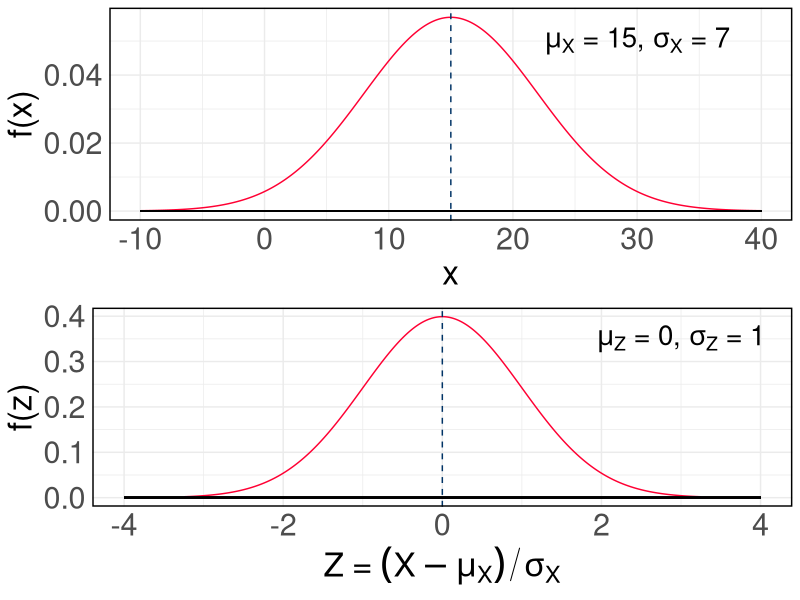
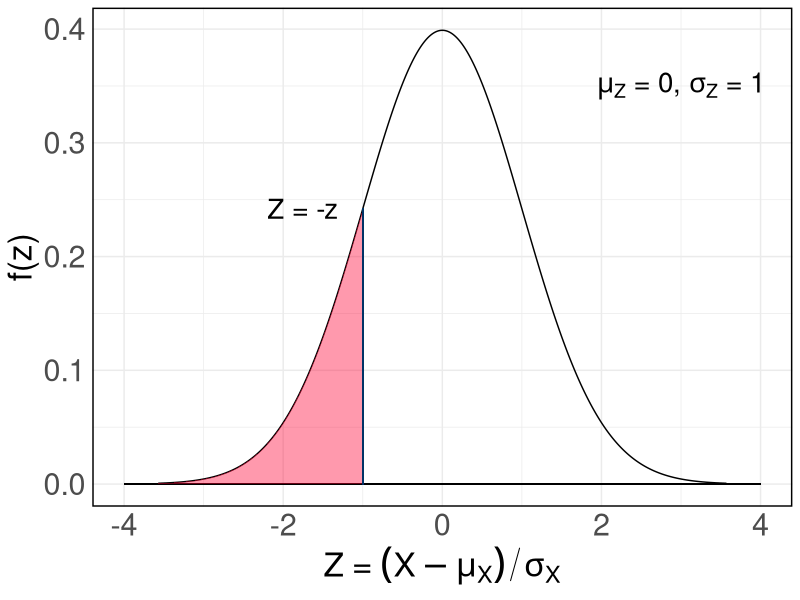
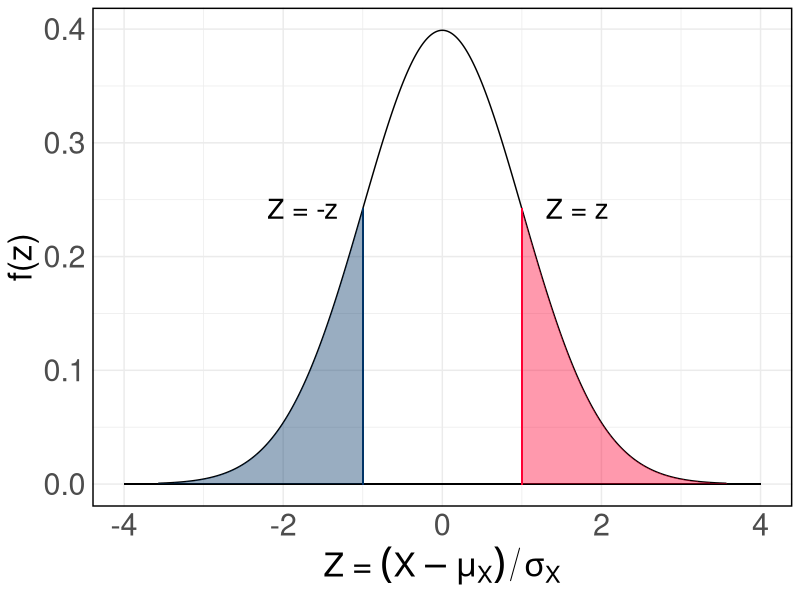
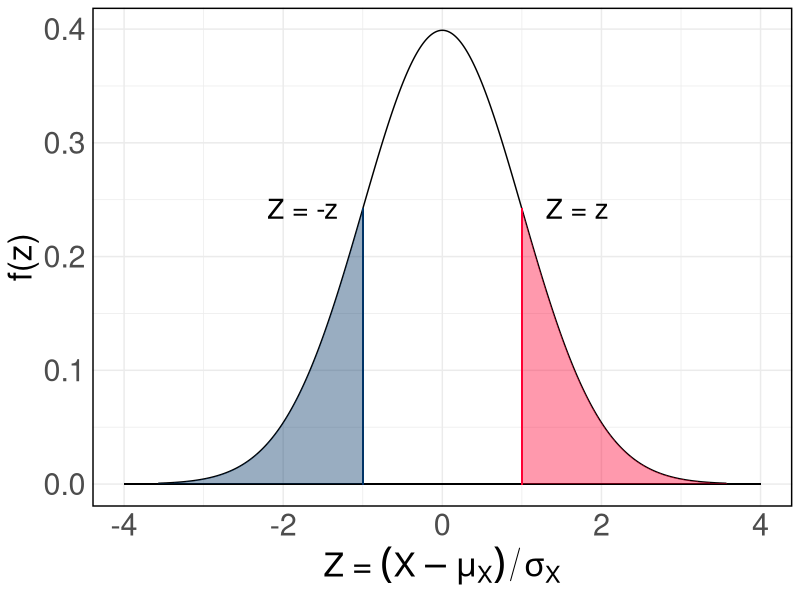
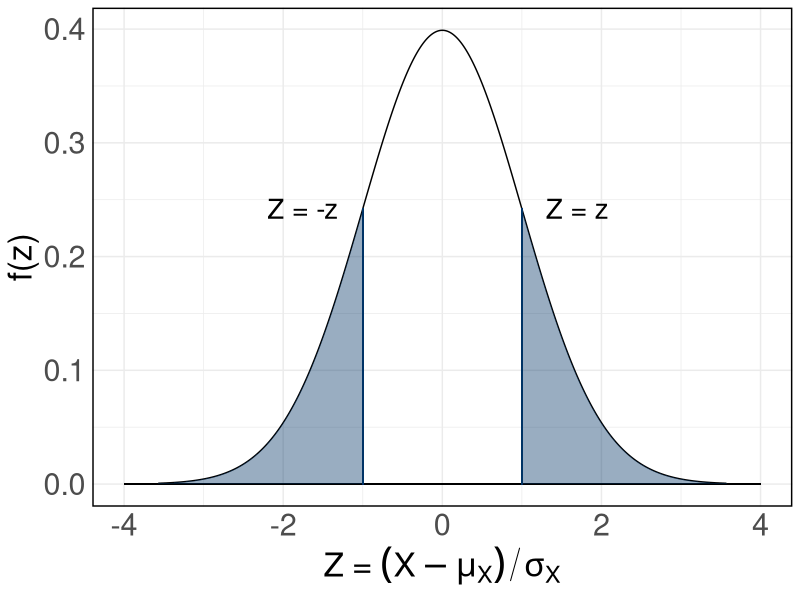
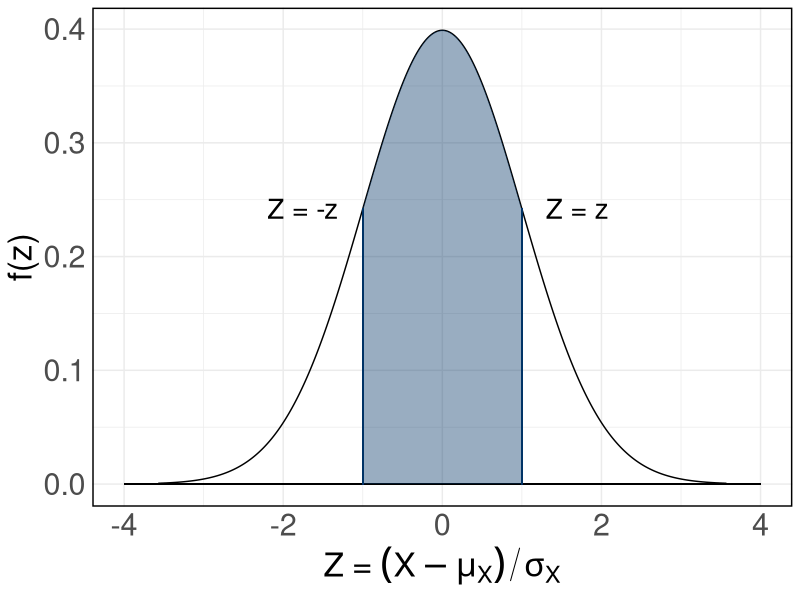
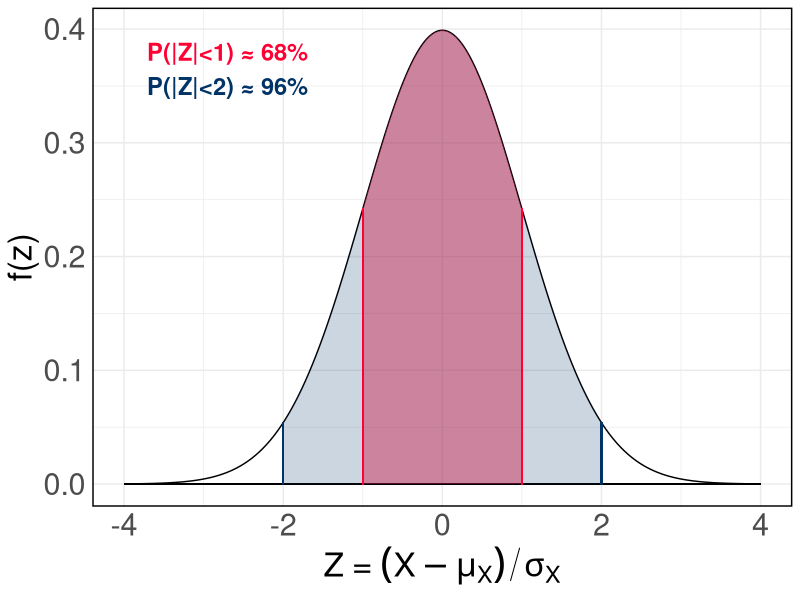
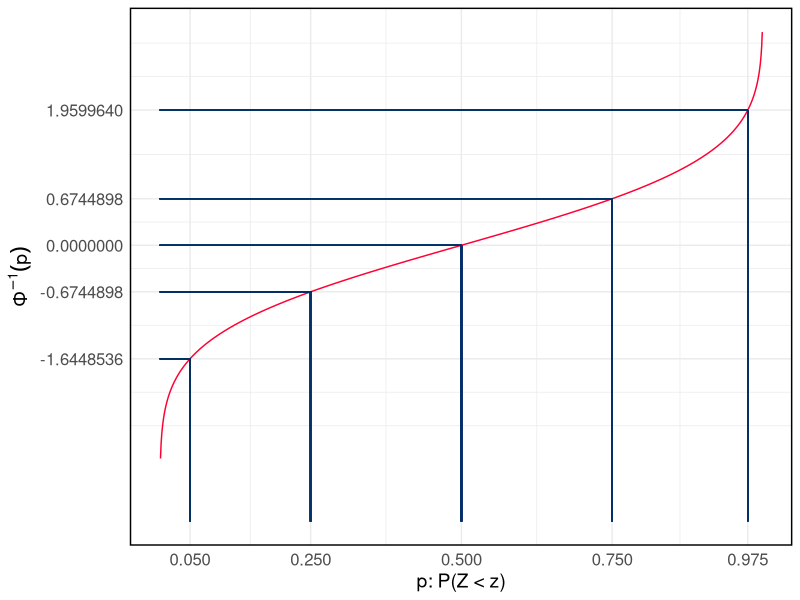

These figures' R source, in order:
## ---- chunk 1
library(ggplot2)
library(gridExtra)

# Data preparation
x <- seq(-10, 40, length.out=1000)
y <- dnorm(x, mean=15, sd=7)

data <- data.frame(x, y)

# Standardization
zz <- (x - 15) / 7
y_standard <- dnorm(zz, mean=0, sd=1)

data_standard <- data.frame(zz, y_standard)

# Original distribution plot
p1 <- ggplot(data, aes(x, y)) +
  geom_line(color = "#FF0033") +
  geom_segment(aes(x = -10, y = 0, xend = 40, yend = 0), color = "black") +
  geom_vline(aes(xintercept=15), color="#003366", linetype="dashed") +
  annotate("text", x = 30, y = 0.05, label = expression(paste(mu[X], " = 15, ", sigma[X], " = 7")), size = 7) +
  labs(x="x", y="f(x)") +
   theme_minimal() +
  theme(
    axis.text.y = element_text(size = 22),
    axis.text.x = element_text(size = 22),
    axis.title.y = element_text(size = 24),
    axis.title.x = element_text(size = 24),
    panel.border = element_rect(color = "black", fill = NA, linewidth = 1)
  )

# Standardized distribution plot
p2 <- ggplot(data_standard, aes(zz, y_standard)) +
  geom_line(color = "#FF0033") +
  geom_segment(aes(x = -4, y = 0, xend = 4, yend = 0), color = "black") +
  geom_vline(aes(xintercept=0), color="#003366", linetype="dashed") +
  annotate("text", x = 3, y = 0.35, label = expression(paste(mu[Z], " = 0, ", sigma[Z], " = 1")), size = 7) +
  labs(x=expression(paste("Z = ",(X-mu[X])/sigma[X])), y="f(z)") +
  theme_minimal() +
  theme(
    axis.text.y = element_text(size = 22),
    axis.text.x = element_text(size = 22),
    axis.title.y = element_text(size = 24),
    axis.title.x = element_text(size = 24),
    panel.border = element_rect(color = "black", fill = NA, linewidth = 1)
  )

# Combine both plots
grid.arrange(p1, p2, ncol=1)

## ---- chunk 2

# Standardized distribution plot
z=-1
p2 <- ggplot(data_standard, aes(zz, y_standard)) +
  geom_line() +
  geom_segment(aes(x = -4, y = 0, xend = 4, yend = 0), color = "black") +
  geom_area(aes(x = ifelse(zz <= z, zz, NA)), fill = "#FF0033", alpha = 0.4) +  # Left of mean
  geom_segment(aes(x = z, y = 0, xend = z, yend = dnorm(-z, mean=0, sd=1)), color = "#003366") +
  annotate("text", x = z - 1.2, y = dnorm(z, mean=0, sd=1) , label = "Z = -z", hjust = 0, size = 7) +
  annotate("text", x = 3, y = 0.35, label = expression(paste(mu[Z], " = 0, ", sigma[Z], " = 1")), size = 7) +
  labs(x=expression(paste("Z = ",(X-mu[X])/sigma[X])), y="f(z)") +
  theme_minimal() +
  theme(
    axis.text.y = element_text(size = 22),
    axis.text.x = element_text(size = 22),
    axis.title.y = element_text(size = 24),
    axis.title.x = element_text(size = 24),
    panel.border = element_rect(color = "black", fill = NA, linewidth = 1)
  )

# Display the plot
print(p2)
## ---- chunk 3
pnorm(-1)
## ---- chunk 4

# Standardized distribution plot

z=1
p2 <- ggplot(data_standard, aes(zz, y_standard)) +
  geom_line() +
  geom_segment(aes(x = -4, y = 0, xend = 4, yend = 0), color = "black") +
  geom_area(aes(x = ifelse(zz <= -z, zz, NA)), fill = "#003366", alpha = 0.4) +  # Left of mean
  geom_segment(aes(x = z, y = 0, xend = z, yend = dnorm(-z, mean=0, sd=1)), color = "#FF0033") +
  annotate("text", x = z + 0.3, y = dnorm(z, mean=0, sd=1) , label = "Z = z", hjust = 0, size = 7) +
  geom_area(aes(x = ifelse(zz >= z, zz, NA)), fill = "#FF0033", alpha = 0.4) +  # Left of mean
  geom_segment(aes(x = -z, y = 0, xend = -z, yend = dnorm(-z, mean=0, sd=1)), color = "#003366") +
    annotate("text", x = -z - 1.2, y = dnorm(-z, mean=0, sd=1) , label = "Z = -z", hjust = 0, size = 7) +
    labs(x=expression(paste("Z = ",(X-mu[X])/sigma[X])), y="f(z)") +
  theme_minimal() +
  theme(
    axis.text.y = element_text(size = 22),
    axis.text.x = element_text(size = 22),
    axis.title.y = element_text(size = 24),
    axis.title.x = element_text(size = 24),
    panel.border = element_rect(color = "black", fill = NA, linewidth = 1)
  )

# Display the plot
print(p2)
## ---- chunk 5

# Standardized distribution plot

z=1
p2 <- ggplot(data_standard, aes(zz, y_standard)) +
  geom_line() +
  geom_segment(aes(x = -4, y = 0, xend = 4, yend = 0), color = "black") +
  geom_area(aes(x = ifelse(zz <= -z, zz, NA)), fill = "#003366", alpha = 0.4) +  # Left of mean
  geom_segment(aes(x = z, y = 0, xend = z, yend = dnorm(-z, mean=0, sd=1)), color = "#FF0033") +
  annotate("text", x = z + 0.3, y = dnorm(z, mean=0, sd=1) , label = "Z = z", hjust = 0, size = 7) +
  geom_area(aes(x = ifelse(zz >= z, zz, NA)), fill = "#FF0033", alpha = 0.4) +  # Left of mean
  geom_segment(aes(x = -z, y = 0, xend = -z, yend = dnorm(-z, mean=0, sd=1)), color = "#003366") +
    annotate("text", x = -z - 1.2, y = dnorm(-z, mean=0, sd=1) , label = "Z = -z", hjust = 0, size = 7) +
    labs(x=expression(paste("Z = ",(X-mu[X])/sigma[X])), y="f(z)") +
  theme_minimal() +
  theme(
    axis.text.y = element_text(size = 22),
    axis.text.x = element_text(size = 22),
    axis.title.y = element_text(size = 24),
    axis.title.x = element_text(size = 24),
    panel.border = element_rect(color = "black", fill = NA, linewidth = 1)
  )

# Display the plot
print(p2)
## ---- chunk 6
pnorm(-1)
## ---- chunk 7
1- pnorm(q=1)
## ---- chunk 8

# Standardized distribution plot

z=1
p2 <- ggplot(data_standard, aes(zz, y_standard)) +
  geom_line() +
  geom_segment(aes(x = -4, y = 0, xend = 4, yend = 0), color = "black") +
  geom_area(aes(x = ifelse(zz <= -z, zz, NA)), fill = "#003366", alpha = 0.4) +  # Left of mean
  geom_segment(aes(x = z, y = 0, xend = z, yend = dnorm(-z, mean=0, sd=1)), color = "#003366") +
  annotate("text", x = z + 0.3, y = dnorm(z, mean=0, sd=1) , label = "Z = z", hjust = 0, size = 7) +
  geom_area(aes(x = ifelse(zz >= z, zz, NA)), fill = "#003366", alpha = 0.4) +  # Left of mean
  geom_segment(aes(x = -z, y = 0, xend = -z, yend = dnorm(-z, mean=0, sd=1)), color = "#003366") +
    annotate("text", x = -z - 1.2, y = dnorm(-z, mean=0, sd=1) , label = "Z = -z", hjust = 0, size = 7) +
    labs(x=expression(paste("Z = ",(X-mu[X])/sigma[X])), y="f(z)") +
  theme_minimal() +
  theme(
    axis.text.y = element_text(size = 22),
    axis.text.x = element_text(size = 22),
    axis.title.y = element_text(size = 24),
    axis.title.x = element_text(size = 24),
    panel.border = element_rect(color = "black", fill = NA, linewidth = 1)
  )

# Display the plot
print(p2)
## ---- chunk 9
2*pnorm(-1)
## ---- chunk 10

# Standardized distribution plot

z=1
p2 <- ggplot(data_standard, aes(zz, y_standard)) +
  geom_line() +
  geom_segment(aes(x = -4, y = 0, xend = 4, yend = 0), color = "black") +
  geom_area(aes(x = ifelse(zz <= z & zz >= -z, zz, NA)), fill = "#003366", alpha = 0.4) +  # Left of mean
  geom_segment(aes(x = z, y = 0, xend = z, yend = dnorm(-z, mean=0, sd=1)), color = "#003366") +
  annotate("text", x = z + 0.3, y = dnorm(z, mean=0, sd=1) , label = "Z = z", hjust = 0, size = 7) +
  geom_segment(aes(x = -z, y = 0, xend = -z, yend = dnorm(-z, mean=0, sd=1)), color = "#003366") +
    annotate("text", x = -z - 1.2, y = dnorm(-z, mean=0, sd=1) , label = "Z = -z", hjust = 0, size = 7) +
    labs(x=expression(paste("Z = ",(X-mu[X])/sigma[X])), y="f(z)") +
  theme_minimal() +
  theme(
    axis.text.y = element_text(size = 22),
    axis.text.x = element_text(size = 22),
    axis.title.y = element_text(size = 24),
    axis.title.x = element_text(size = 24),
    panel.border = element_rect(color = "black", fill = NA, linewidth = 1)
  )

# Display the plot
print(p2)
## ---- chunk 11
1 - 2*pnorm(-1)
## ---- chunk 12
# Standardized distribution plot
library(ggplot2)

# Create data
zz <- seq(-4, 4, length.out=1000)
y_standard <- dnorm(zz, mean=0, sd=1)
data_standard <- data.frame(zz, y_standard)

# Plot
p2 <- ggplot(data_standard, aes(zz, y_standard)) +
  geom_line() +
  geom_segment(aes(x = -4, y = 0, xend = 4, yend = 0), color = "black") +

  # Areas for -1 to 1 and -2 to 2
  geom_area(aes(x = ifelse(zz <= 1 & zz >= -1, zz, NA)), fill = "#FF0033", alpha = 0.4) +
  geom_area(aes(x = ifelse(zz <= 2 & zz >= -2, zz, NA)), fill = "#003366", alpha = 0.2) +

  # Vertical lines at z = -1, 1, -2, 2
  geom_segment(aes(x = 1, y = 0, xend = 1, yend = dnorm(1, mean=0, sd=1)), color = "#FF0033") +
  geom_segment(aes(x = -1, y = 0, xend = -1, yend = dnorm(-1, mean=0, sd=1)), color = "#FF0033") +
  geom_segment(aes(x = 2, y = 0, xend = 2, yend = dnorm(2, mean=0, sd=1)), color = "#003366") +
  geom_segment(aes(x = -2, y = 0, xend = -2, yend = dnorm(-2, mean=0, sd=1)), color = "#003366") +

  # Annotations for probabilities
  annotate("text", x = -2.7, y = 0.38, label = "P(|Z|<1) ≈ 68%", fontface = "bold", color = "#FF0033", size = 6) +
  annotate("text", x = -2.7, y = 0.35, label = "P(|Z|<2) ≈ 96%", fontface = "bold", color = "#003366", size = 6) +

  labs(x=expression(paste("Z = ",(X-mu[X])/sigma[X])), y="f(z)") +
  theme_minimal() +
  theme(
    axis.text.y = element_text(size = 22),
    axis.text.x = element_text(size = 22),
    axis.title.y = element_text(size = 24),
    axis.title.x = element_text(size = 24),
    panel.border = element_rect(color = "black", fill = NA, linewidth = 1)
  )

# Display the plot
print(p2)

## ---- chunk 13
1 - 2*pnorm(-1)
## ---- chunk 14
1 - 2*pnorm(-2)
## ---- chunk 15
library(ggplot2)

# Generate data for the inverse CDF (Quantile function)
p_values <- seq(0.001, 0.999, by = 0.001)
x_values <- qnorm(p_values)

data_inverse_cdf <- data.frame(p_values, x_values)

# Create the ggplot
p_inverse_cdf <- ggplot(data_inverse_cdf, aes(x = p_values, y = x_values)) +
  geom_line(color = "#FF0033") +
  geom_segment(aes(x = 0, y = qnorm(0.05), xend = 0.05, yend = qnorm(0.05)), color = "#00336640") +
  geom_segment(aes(x = 0, y = qnorm(0.25), xend = 0.25, yend = qnorm(0.25)), color = "#00336640") +
  geom_segment(aes(x = 0, y = qnorm(0.5), xend = 0.5, yend = qnorm(0.5)), color = "#00336640") +
  geom_segment(aes(x = 0, y = qnorm(0.75), xend = 0.75, yend = qnorm(0.75)), color = "#00336640") +
  geom_segment(aes(x = 0, y = qnorm(0.975), xend = 0.975, yend = qnorm(0.975)), color = "#00336640") +
  geom_segment(aes(x = 0.05, y = -4, xend = 0.05, yend = qnorm(0.05)), color = "#00336640") +
  geom_segment(aes(x = 0.25, y = -4, xend = 0.25, yend = qnorm(0.25)), color = "#00336640") +
  geom_segment(aes(x = 0.5, y = -4, xend = 0.5, yend = qnorm(0.5)), color = "#00336640") +
  geom_segment(aes(x = 0.75, y = -4, xend = 0.75, yend = qnorm(0.75)), color = "#00336640") +
  geom_segment(aes(x = 0.975, y = -4, xend = 0.975, yend = qnorm(0.975)), color = "#00336640") +
  labs(x = "p: P(Z < z)", y = expression({Phi^{-1}}(p))) +
  scale_x_continuous(breaks = c(0.05, 0.25, 0.5, 0.75, 0.975)) +
  scale_y_continuous(breaks = c(qnorm(0.05), qnorm(0.25), qnorm(0.5), qnorm(0.75), qnorm(0.975))) +
  theme_minimal() +
  theme(
    axis.text.y = element_text(size = 12),
    axis.text.x = element_text(size = 12),
    axis.title.y = element_text(size = 14),
    axis.title.x = element_text(size = 14),
    panel.border = element_rect(color = "black", fill = NA, linewidth = 1)
  )

# Display the plot
print(p_inverse_cdf)

## ---- chunk 16
qnorm(p=0.1); qnorm(p=0.9)
## ---- chunk 17
# Load libraries
library(ggplot2)
library(gridExtra)

# Generate data
p_values <- seq(0.01, 0.99, by = 0.01)
z_values <- qnorm(p_values)
data_standard <- data.frame(p_values, z_values)

mu <- 5
sigma <- 3
x_values <- mu + sigma * z_values
data_transformed <- data.frame(p_values, x_values)

# Define p = 0.75
p_value <- 0.75
z_value_at_p <- round(qnorm(p_value), 2)
x_value_at_p <- round(mu + sigma * qnorm(p_value), 2)

# Create standard normal CDF plot
p1 <- ggplot(data_standard, aes(x = z_values, y = p_values)) +
  geom_line(color = "black") +
  geom_segment(aes(x = min(z_values), y = p_value, xend = z_value_at_p, yend = p_value), color = "#FF0033") +
  geom_segment(aes(x = z_value_at_p, y = 0, xend = z_value_at_p, yend = p_value), color = "#FF0033") +
  annotate("text", x = max(z_values) - 1.3, y = 0.95, label = expression(paste(mu == 0, "\n", sigma == 1)), hjust = 1, size = 5) +
  annotate("text", x = z_value_at_p + 0.2, y = 0.05, label = paste("z=", z_value_at_p), hjust = 0, size = 6, fontface = "bold", color = "#FF0033") +
  labs(x = "Z", y = "p") +
  theme_minimal() +
  theme(
    axis.text.y = element_text(size = 22),
    axis.text.x = element_text(size = 22),
    axis.title.y = element_text(size = 24),
    axis.title.x = element_text(size = 24),
    panel.border = element_rect(color = "black", fill = NA, linewidth = 1)
  )

# Create transformed normal CDF plot
p2 <- ggplot(data_transformed, aes(x = x_values, y = p_values)) +
  geom_line(color = "black") +
  geom_segment(aes(x = min(x_values), y = p_value, xend = x_value_at_p, yend = p_value), color = "#003366") +
  geom_segment(aes(x = x_value_at_p, y = 0, xend = x_value_at_p, yend = p_value), color = "#003366") +
  annotate("text", x = max(x_values) - 3.7, y = 0.95, label = expression(paste(mu == 5, "\n", sigma == 3)), hjust = 1, size = 5) +
  annotate("text", x = x_value_at_p + 0.5, y = 0.05, label = paste("x= 5 + 3*z =", x_value_at_p), hjust = 0, size = 6, fontface = "bold", color = "#003366") +
  labs(x = "X", y = "p") +
  theme_minimal() +
  theme(
    axis.text.y = element_text(size = 22),
    axis.text.x = element_text(size = 22),
    axis.title.y = element_text(size = 24),
    axis.title.x = element_text(size = 24),
    panel.border = element_rect(color = "black", fill = NA, linewidth = 1)
  )

# Combine both CDF plots
grid.arrange(p1, p2, ncol = 1)
## ---- chunk 18
z  <- (3.48 - 5)/3
p <- pnorm(z); print(p)
## ---- chunk 19
pnorm(3.48, mean=5, sd=3)
## ---- chunk 20
# Load libraries
library(ggplot2)
library(gridExtra)

# Generate data
p_values <- seq(0.01, 0.99, by = 0.01)
z_values <- qnorm(p_values)
data_standard <- data.frame(p_values, z_values)

mu <- 5
sigma <- 3
x_values <- mu + sigma * z_values
data_transformed <- data.frame(p_values, x_values)

# Define p = 0.75
p_value <- 0.75
z_value_at_p <- round(qnorm(p_value), 2)
x_value_at_p <- round(mu + sigma * qnorm(p_value), 2)

# Create standard normal plot
p1 <- ggplot(data_standard, aes(x = p_values, y = z_values)) +
  geom_line(color = "black") +
  geom_segment(aes(x = p_value, y = min(z_values), xend = p_value, yend = z_value_at_p), color = "#FF0033") +
  geom_segment(aes(x = 0, y = z_value_at_p, xend = p_value, yend = z_value_at_p), color = "#FF0033") +
  annotate("text", x = 0.9, y = max(z_values) - 0.2, label = expression(paste(mu == 0, "\n", sigma == 1)), hjust = 1, size = 5) +
  annotate("text", x = 0.01, y = z_value_at_p + 0.3, label = paste("z=", z_value_at_p), hjust = 0, size = 4, fontface = "bold", color = "#FF0033") +
  labs(x = "p", y = "Z") +
  theme_minimal() +
  theme(
    axis.text.y = element_text(size = 22),
    axis.text.x = element_text(size = 22),
    axis.title.y = element_text(size = 24),
    axis.title.x = element_text(size = 24),
    panel.border = element_rect(color = "black", fill = NA, linewidth = 1)
  )

# Create transformed normal plot
p2 <- ggplot(data_transformed, aes(x = p_values, y = x_values)) +
  geom_line(color = "black") +
  geom_segment(aes(x = p_value, y = min(x_values), xend = p_value, yend = x_value_at_p), color = "#003366") +
  geom_segment(aes(x = 0, y = x_value_at_p, xend = p_value, yend = x_value_at_p), color = "#003366") +
  annotate("text", x = 0.9, y = max(x_values) - 0.5, label = expression(paste(mu == 5, "\n", sigma == 3)), hjust = 1, size = 5) +
  annotate("text", x = 0.01, y = x_value_at_p + 1, label = paste("x = 5 + 3*Phi_inv(0.75) = ", x_value_at_p), hjust = 0, size = 4, fontface = "bold", color = "#003366") +
  labs(x = "p", y = "X") +
  theme_minimal() +
  theme(
    axis.text.y = element_text(size = 22),
    axis.text.x = element_text(size = 22),
    axis.title.y = element_text(size = 24),
    axis.title.x = element_text(size = 24),
    panel.border = element_rect(color = "black", fill = NA, linewidth = 1)
  )

# Combine both plots
grid.arrange(p1, p2, ncol = 1)

## ---- chunk 21
z_30 <- qnorm(0.3); print(z_30)
x_30 <- 5 + 3*z_30; print(x_30 )
## ---- chunk 22
qnorm(p=0.3, mean=5, sd=3)
## ---- chunk 23

library(ggplot2)

# Generate data for a normal distribution with mean 5 and standard deviation 3
data_new <- data.frame(
  x = seq(-4, 14, by = 0.1),
  y = dnorm(seq(-4, 14, by = 0.1), mean = 5, sd = 3)
)

# Define the z values
z1 = 8  # upper bound
z2 = 2  # lower bound

p2 <- ggplot(data_new, aes(x, y)) +
  geom_line() +
  geom_segment(aes(x = min(x), y = 0, xend = max(x), yend = 0), color = "black") +

  # Central area under the curve
  geom_area(aes(x = ifelse(x <= z1 & x >= z2, x, NA)), fill = "#003366", alpha = 0.2) +

  # Tails under the curve
  geom_area(aes(x = ifelse(x > z1, x, NA)), fill = "#FF0033", alpha = 0.2) +
  geom_area(aes(x = ifelse(x < z2, x, NA)), fill = "#FF0033", alpha = 0.2) +

  # Vertical lines
  geom_segment(aes(x = z1, y = 0, xend = z1, yend = dnorm(z1, mean = 5, sd = 3)), color = "#FF0033") +
  geom_segment(aes(x = z2, y = 0, xend = z2, yend = dnorm(z2, mean = 5, sd = 3)), color = "#FF0033") +

  # Annotations moved down and centered
  annotate("text", x = (z1 + z2) / 2, y = max(data_new$y) / 4, label = "p = P(x_1 < X < x_2)", fontface = "bold", hjust = 0.5, size= 4.5) +
  annotate("text", x = z1 + 1.5, y = max(data_new$y) / 10, label = "(1-p)/2",  fontface = "bold", hjust = 0.5, size = 4.5) +
  annotate("text", x = z2 - 1.5, y = max(data_new$y) / 10, label = "(1-p)/2",  fontface = "bold", hjust = 0.5, size = 4.5) +
annotate("text", x = Inf, y = Inf, label = "mu = 5\nsigma = 3\np = 0.9", hjust = 1.1, vjust = 1.2, nudge_x = -0.2, nudge_y = -0.2, size = 6) +

  # Labels and theme
  labs(x = "X", y = "f(x)") +
  theme_minimal() +
  theme(
    axis.text.y = element_text(size = 12),
    axis.text.x = element_text(size = 12),
    axis.title.y = element_text(size = 14),
    axis.title.x = element_text(size = 14),
    panel.border = element_rect(color = "black", fill = NA, linewidth = 1)
  )

# Display the plot
print(p2)

## ---- chunk 24
z_5 <- qnorm( 0.1/2 ); print(z_5) 
x1 <- 5 + 3*z_5; print(x1)
## ---- chunk 25

library(ggplot2)

# Generate data for a normal distribution with mean 5 and standard deviation 3
data_new <- data.frame(
  x = seq(-4, 14, by = 0.1),
  y = dnorm(seq(-4, 14, by = 0.1), mean = 5, sd = 3)
)

# Define the z values
z1 = 8  # upper bound
z2 = 2  # lower bound

p2 <- ggplot(data_new, aes(x, y)) +
  geom_line() +
  geom_segment(aes(x = min(x), y = 0, xend = max(x), yend = 0), color = "black") +

  # Central area under the curve
  geom_area(aes(x = ifelse(x <= z1 & x >= z2, x, NA)), fill = "#003366", alpha = 0.2) +

  # Tails under the curve
  geom_area(aes(x = ifelse(x > z1, x, NA)), fill = "#FF0033", alpha = 0.2) +
  geom_area(aes(x = ifelse(x < z2, x, NA)), fill = "#FF0033", alpha = 0.2) +

  # Vertical lines
  geom_segment(aes(x = z1, y = 0, xend = z1, yend = dnorm(z1, mean = 5, sd = 3)), color = "#FF0033") +
  geom_segment(aes(x = z2, y = 0, xend = z2, yend = dnorm(z2, mean = 5, sd = 3)), color = "#FF0033") +

  # Annotations moved down and centered
  annotate("text", x = (z1 + z2) / 2, y = max(data_new$y) / 4, label = "p = P(x_1 < X < x_2)", fontface = "bold", hjust = 0.5, size= 4.5) +
  annotate("text", x = z1 + 1.5, y = max(data_new$y) / 10, label = "(1-p)/2",  fontface = "bold", hjust = 0.5, size = 4.5) +
  annotate("text", x = z2 - 1.5, y = max(data_new$y) / 10, label = "(1-p)/2",  fontface = "bold", hjust = 0.5, size = 4.5) +
annotate("text", x = Inf, y = Inf, label = "mu = 5\nsigma = 3\np = 0.9", hjust = 1.1, vjust = 1.2, nudge_x = -0.2, nudge_y = -0.2, size = 6) +

  # Labels and theme
  labs(x = "X", y = "f(x)") +
  theme_minimal() +
  theme(
    axis.text.y = element_text(size = 12),
    axis.text.x = element_text(size = 12),
    axis.title.y = element_text(size = 14),
    axis.title.x = element_text(size = 14),
    panel.border = element_rect(color = "black", fill = NA, linewidth = 1)
  )

# Display the plot
print(p2)

## ---- chunk 26
z_95 <- qnorm( 1 - 0.1/2 ); print(z_95)
x2 <- 5 + 3*z_95; print(x2)
